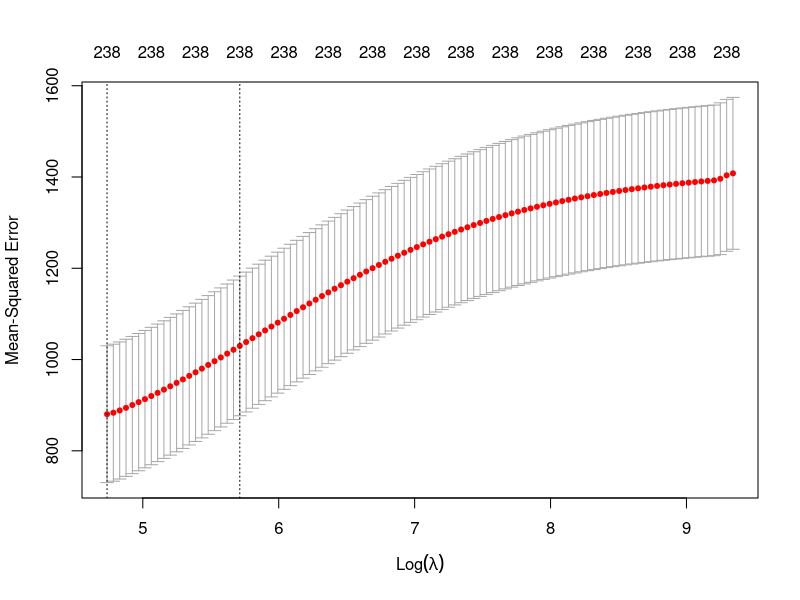
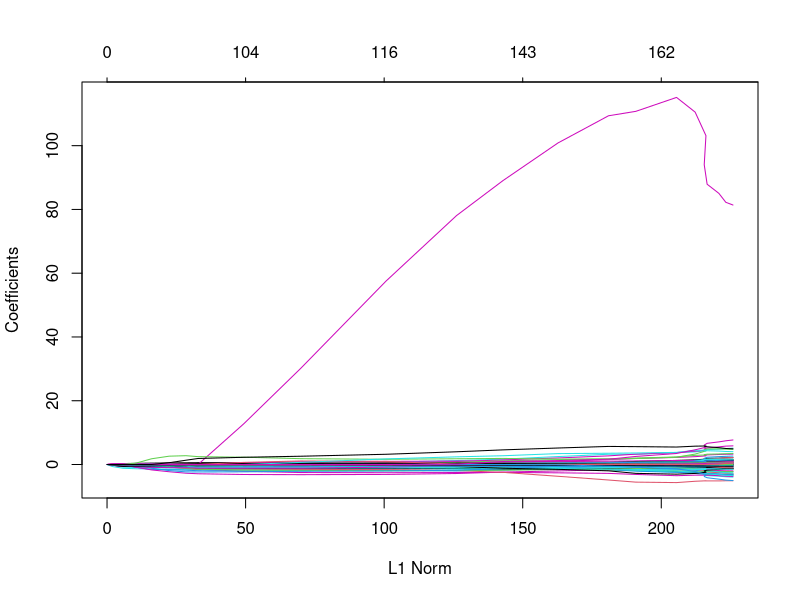
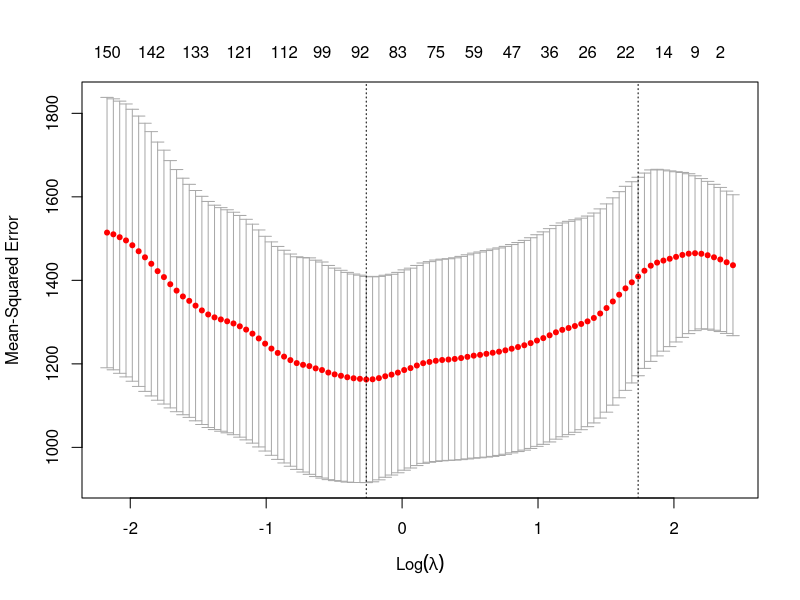

Source code (R) for these figures, in order:
# Predicting Hospitalization Rate due to Covid-19/ ISEN-613


library(readxl)
data<-read_excel("trainData.xlsx", na="NA")
data
df<-data.frame(data)
head(df)
dim(df)
class(df)

# Finding NA values in the dataset
is.na(df)
sum(is.na(df))

# my_df$x1[is.na(my_df$x1)] <- mean(my_df$x1, na.rm = TRUE)- only for trial
library(dplyr) 
library(tidyr)


# Checking the columns which has NA values 
# Return the column names containing missing observations
list_na <- colnames(df)[ apply(df, 2, anyNA) ]
list_na


#Using the library data.table and shift() to create lags
library(data.table)
df.lag<-shift(df[,44:71],1:6, give.names=TRUE) # Creates a list of lag vectors for columns 44 to 71 and 
# 6 columns for for each influx pincode 
class(df.lag)
length(df.lag) # Returns the length of the list


df1<-as.data.frame(df.lag) # converts the list to dataframe 

dim(df1)
names(df1) # Returns the variable names of the dataframe of lag 

# Combining the two dataframes ( original dataframe and lag dataframe)
df2<-data.frame(cbind(df,df1))
dim(df2)
View(df2) # can view the dataset which contains the lag as well as original dataset. 

# Treating the NA values of the new dataframe 

sum(is.na(df2))

# Replacing the NA with the mean of each column 

for(i in 1:ncol(df2)){
  df2[is.na(df2[,i]), i] <- mean(df2[,i], na.rm = TRUE)
}
is.na(df2)
sum(is.na(df2))

# Building MACHINE LEARNING MODELS on the dataset

#1. Simple Linear Regression
names(df2[1:5])

lm.fit<-lm(Hospitalizations~., data=df2)
summary(lm.fit)
df3<-df2[,-1]
names(df3[1:3])
corrc<-cor(df3)


# Ridge Regression and Lasso

#(a) Fitting Ridge Regression 

install.packages("glmnet")
library(glmnet)

# glmnet() by default standardizes the variables so that they are on same scale. 

y<-df3$Hospitalizations
x<-as.matrix(df3[-1])
dim(x)

grid<-10^seq(10,-2,length=100) # Defining the lambda from 10^10 to 10^-2
ridge.mod<-glmnet(x,y,alpha=0, lambda=grid)
dim(coef(ridge.mod))
names(ridge.mod) # Gives the output parameteres of the ridge model 
summary(ridge.mod)

ridge.mod$lambda[50] # returns the value of Lambda
coef(ridge.mod)[,50]
sqrt(sum(coef(ridge.mod)[-1,50]^2))

# Predicting the ridge coefficients for new values of lambda 
predict(ridge.mod, s=50, type="coefficients")[1:20,]


# Splitting the sample into training and test datasets 
set.seed(1)
train<-sample(1:nrow(x), nrow(x)*0.7)
test<-(-train)
y.test<-y[test]

# Fitting ridge regression model on training set and finding MSE on the test set

ridge.mod1<-glmnet(x[train,],y[train], alpha=0, lambda=grid, thresh=1e-12)

# Predicting on the test dataset when lambda=0~ equivalent to simple linear regression 
ridge.pred<-predict(ridge.mod1, s=0, newx=x[test,], exact=T, x=x[train,], y=y[train])
mean((ridge.pred-y.test)^2)  # Gives the mean squared error equal to 2551.751 for lambda=0

# Predicting on the test dataset when lambda=4 
ridge.pred<-predict(ridge.mod1, s=4, newx=x[test,])
mean((ridge.pred-y.test)^2) # # Gives the mean squared error equal to 603.7388 for lambda=4


# Instead of choosing different tuning parameters lambda, we use Cross Validation to choose the lambda

set.seed(1)
cv.out<-cv.glmnet(x[train,], y[train], alpha=0) # cv.glmnet performs 10 cross valdiation by default 
plot(cv.out)
bestlam<-cv.out$lambda.min
bestlam
# The best lambda value that results in lowest cross valdiation error is 114

# Finding the test MSE associated with lambda=114
ridge.pred<-predict(ridge.mod1, s=bestlam, newx=x[test,])
mean((ridge.pred-y.test)^2) # Gives mean squared error to 400.6362 for lambda= 114 (best lambda value)

# Refitting ridge regression on the entire dataset using best lambda value 
out<-glmnet(x,y, alpha=0)
predict(out, type= "coefficients", s=bestlam)[1:20,] # Gives the 20 coefficients 



# Fitting Lasso Regression 

# Using glmnet(), alpha=1


set.seed(1)
lasso.mod<-glmnet(x[train,], y[train], alpha=1, lambda=grid)
plot(lasso.mod, main= " ") # From the plot, it is evident that depnding on tuning of tuning parameter. some of coefficients 
# can become equal to zero. 

# Performing cross validation and computaion of associated test error 
set.seed(1)
cv.out1<-cv.glmnet(x[train,], y[train], alpha=1)
plot(cv.out1)
names(cv.out) 


# Finding the minimum value of lambda

bestlam1<-cv.out1$lambda.min
bestlam1 # Returns the best lambda value=0.76823
lasso.pred<-predict(lasso.mod, s=bestlam1, newx = x[test,]) # Predicting the value on the test dataset
mean((lasso.pred-y.test)^2) # returns the test MSE =472.728 for the bestlambda value 
#which is close to ridge regression and much less than NULL model and of least squares 


out<-glmnet(x,y, alpha=1, lambda=grid)
lasso.coef<-predict(out, type="coefficients", s=bestlam1)[1:20,] # Reduces many variabkles to zero 
lasso.coef

# Finding the non zero coefficients 

lasso.coef[lasso.coef !=0] # Returns only 10 variables, rest all the variables are made equal to zero. 













  
  







